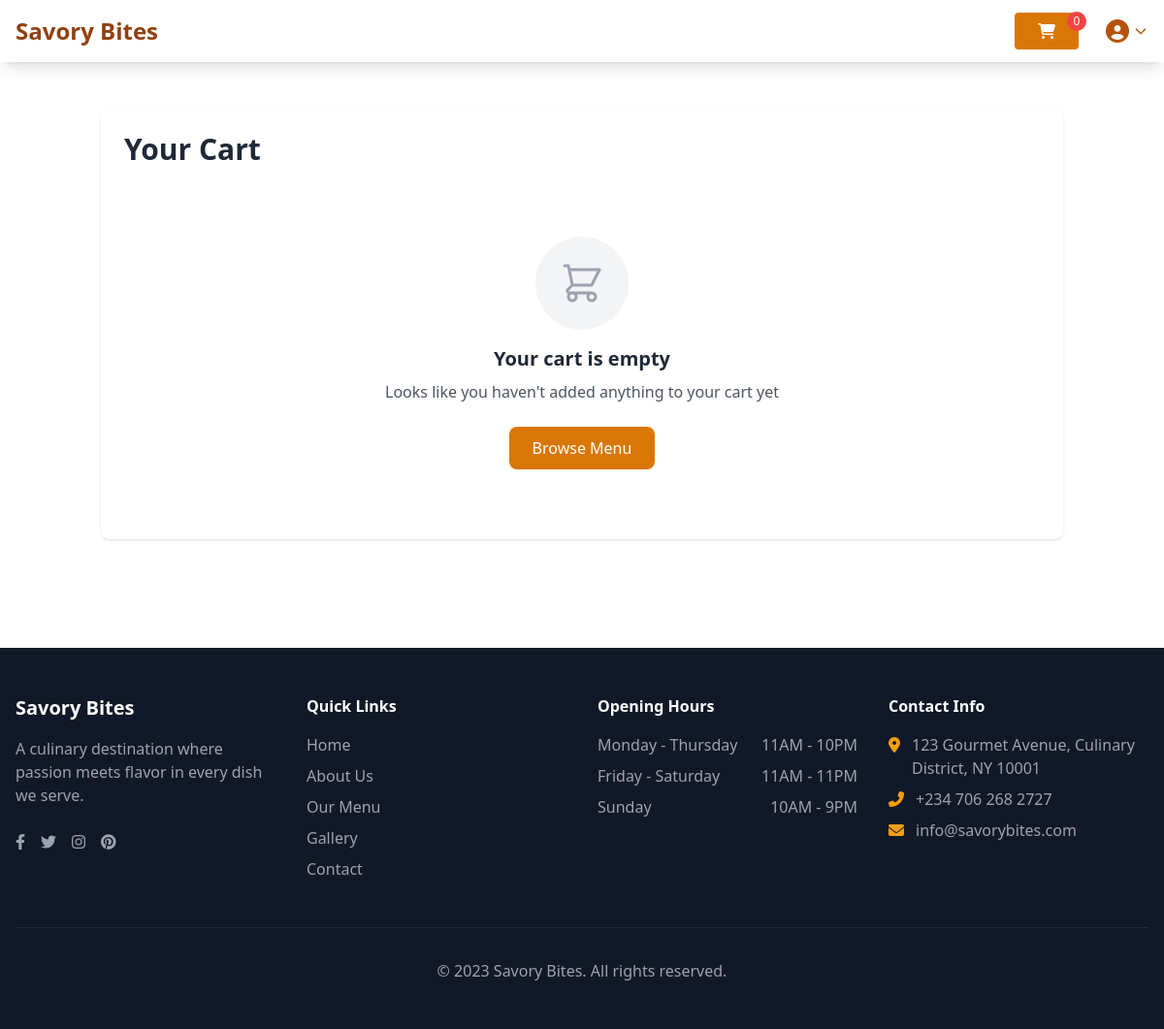
The app's page /cart/ (signed in), older data.
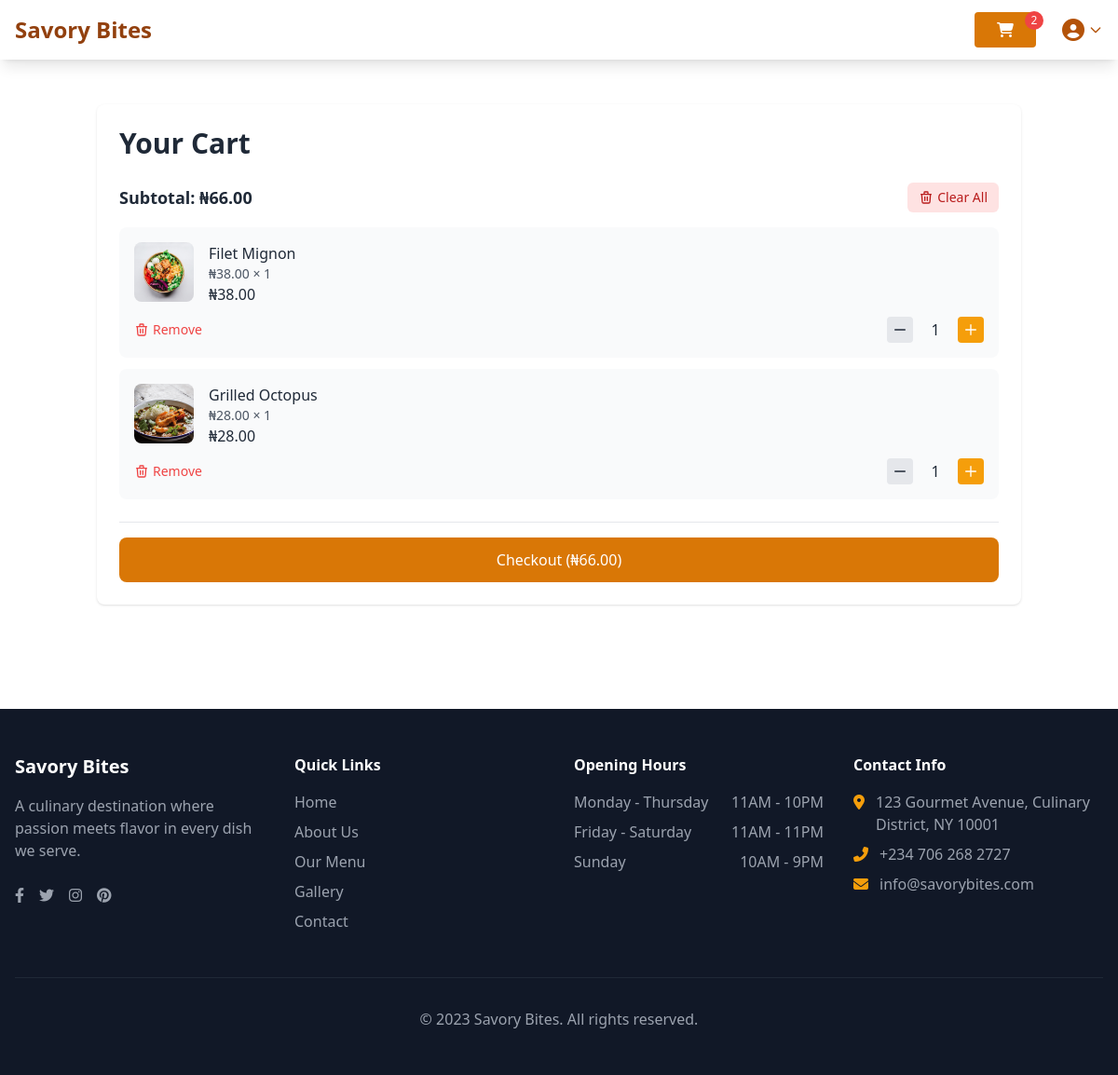
The same page, newer data.
### savorybites/models.py (models this page shows, shortened)
class CartItem(models.Model):
    user = models.ForeignKey(User, on_delete=models.CASCADE, null=True, blank=True)
    session_key = models.CharField(max_length=40, null=True, blank=True)
    menu_item = models.ForeignKey(Menu, on_delete=models.CASCADE)
    quantity = models.PositiveIntegerField(default=1)
    subtotal = models.DecimalField(max_digits=10, decimal_places=2, default=0)
    created_at = models.DateTimeField(auto_now_add=True)
    @property
    def subtotal(self):
        return self.menu_item.price * self.quantity
    @subtotal.setter
    def subtotal(self, value):
        self._subtotal = value
        return f"{self.quantity}x {self.menu_item.name}"
    class Meta:
        verbose_name_plural = "Cart Items"

class Menu(models.Model):
    class CategoryChoices(models.TextChoices):
        STARTER = 'ST', 'Starter'
        MAIN_COURSE = 'MC', 'Main Course'
        DESSERT = 'DE', 'Dessert'
        DRINKS = 'DR', 'Drinks'
        SNACKS = 'SN', 'Snacks'
    name = models.CharField(max_length=100)
    description = models.TextField()
    price = models.DecimalField(max_digits=10, decimal_places=2)
    image = models.ImageField(upload_to='menu_images/')
    category = models.CharField(max_length=50, choices=CategoryChoices.choices, default=CategoryChoices.MAIN_COURSE)
    is_available = models.BooleanField(default=True)
    class Meta:
         verbose_name_plural = "Menu"

### savorybites/views.py (the view)
# urls.py: path('cart/', views.view_cart, name='view_cart'),
def view_cart(request):
    if request.user.is_authenticated:
        cart_items = CartItem.objects.filter(user=request.user).select_related('menu_item')
    else:
        session_key = request.session.session_key
        if not session_key:
            request.session.create()
            session_key = request.session.session_key
        cart_items = CartItem.objects.filter(session_key=session_key, user__isnull=True).select_related('menu_item')
    cart_count = cart_items.count()
    total = sum(item.menu_item.price * item.quantity for item in cart_items)
    context = {
        'cart_items': cart_items,
        'total': total,
        'cart_count': cart_count,
    }
    return render(request, 'utilities/cart.html', context)

### savorybites/templates/utilities/cart.html (shortened to what this page needs)
{% extends 'layout.html' %}
{% block content %}
<div class="max-w-5xl mx-auto px-4 py-8">
    <div class="bg-white rounded-lg shadow p-6">
        <h1 class="text-3xl font-bold mb-6">Your Cart</h1>
        <div id="cart-container">
            {% if cart_items %}
            <div id="cart-content">
                <div class="flex justify-between items-center mb-4">
                    <div class="text-lg font-semibold">
                        Subtotal: <span id="cart-subtotal">₦{{ total }}</span>
                    </div>
                    <button id="clear-cart-btn" class="bg-red-100 hover:bg-red-200 text-red-700 px-3 py-1.5 rounded-md text-sm flex items-center gap-1 transition-colors">
                        <svg class="w-4 h-4" fill="none" stroke="currentColor" viewBox="0 0 24 24">
                            <path stroke-linecap="round" stroke-linejoin="round" stroke-width="2" d="M19 7l-.867 12.142A2 2 0 0116.138 21H7.862a2 2 0 01-1.995-1.858L5 7m5 4v6m4-6v6m1-10V4a1 1 0 00-1-1h-4a1 1 0 00-1 1v3M4 7h16"/>
                        </svg>
                        Clear All
                    </button>
                </div>
                <div id="cart-items" class="space-y-3">
                    {% for item in cart_items %}
                    <div class="cart-item bg-gray-50 p-4 rounded-lg" data-item-id="{{ item.id }}">
                        <div class="flex gap-4 mb-3">
                            <img src="{{ item.menu_item.image.url }}" alt="{{ item.menu_item.name }}" class="w-16 h-16 object-cover rounded-lg flex-shrink-0">
                            <div class="flex-grow">
                                <h3 class="font-medium">{{ item.menu_item.name }}</h3>
                                <div class="text-sm text-gray-600">
                                    ₦{{ item.menu_item.price }} × <span class="item-quantity">{{ item.quantity }}</span>
                                </div>
                                <div class="font-medium item-subtotal">₦{{ item.subtotal }}</div>
                            </div>
                        </div>
                        <div class="flex justify-between items-center">
                            <button class="remove-item text-red-500 hover:text-red-700 text-sm flex items-center gap-1 transition-colors">
                                <svg class="w-4 h-4" fill="none" stroke="currentColor" viewBox="0 0 24 24">
                                    <path stroke-linecap="round" stroke-linejoin="round" stroke-width="2" d="M19 7l-.867 12.142A2 2 0 0116.138 21H7.862a2 2 0 01-1.995-1.858L5 7m5 4v6m4-6v6m1-10V4a1 1 0 00-1-1h-4a1 1 0 00-1 1v3M4 7h16"/>
                                </svg>
                                Remove
                            </button>
                            <div class="flex items-center gap-1">
                                <button class="quantity-btn decrease w-7 h-7 flex items-center justify-center bg-gray-200 hover:bg-gray-300 rounded transition-colors">
                                    <svg class="w-4 h-4" fill="none" stroke="currentColor" viewBox="0 0 24 24">
                                        <path stroke-linecap="round" stroke-linejoin="round" stroke-width="2" d="M20 12H4"/>
                                    </svg>
                                </button>
                                <span class="quantity-display px-2 w-10 text-center">{{ item.quantity }}</span>
                                <button class="quantity-btn increase w-7 h-7 flex items-center justify-center bg-amber-500 hover:bg-amber-600 text-white rounded transition-colors">
                                    <svg class="w-4 h-4" fill="none" stroke="currentColor" viewBox="0 0 24 24">
                                        <path stroke-linecap="round" stroke-linejoin="round" stroke-width="2" d="M12 4v16m8-8H4"/>
                                    </svg>
                                </button>
                            </div>
                        </div>
                    </div>
                    {% endfor %}
                </div>
                <div class="mt-6 pt-4 border-t">
                    <button id="checkoutButton" class="w-full bg-amber-600 hover:bg-amber-700 text-white py-3 rounded-lg font-medium transition-colors">
                        Checkout (₦<span id="checkout-total">{{ total }}</span>)
                    </button>
                </div>
            </div>
            {% else %}
            <div id="empty-cart" class="text-center py-12">
                <div class="mx-auto w-24 h-24 bg-gray-100 rounded-full flex items-center justify-center mb-4">
                </div>
                <h2 class="text-xl font-bold mb-2">Your cart is empty</h2>
                <p class="text-gray-600 mb-6">Looks like you haven't added anything to your cart yet</p>
                <a href="{% url 'menu' %}" class="inline-block bg-amber-600 hover:bg-amber-700 text-white px-6 py-2.5 rounded-lg transition-colors">
                    Browse Menu
                </a>
            </div>
            {% endif %}
        </div>
    </div>
</div>
{% endblock %}

### savorybites/templates/layout.html (shortened to what this page needs)
{% load static %}
<!DOCTYPE html>
<html lang="en">
<head>
    <script src="https://cdn.tailwindcss.com"></script>
    <link rel="stylesheet" href="https://cdn.jsdelivr.net/npm/notyf@3/notyf.min.css">
    <link rel="stylesheet" href="https://cdnjs.cloudflare.com/ajax/libs/font-awesome/6.4.0/css/all.min.css">
</head>
<body class="font-sans text-gray-800">
    <nav class="bg-white shadow-lg fixed w-full z-50">
        <div class="max-w-7xl mx-auto px-4">
            <div class="flex justify-between items-center py-4">
                <div class="flex items-center">
                    <a href="{% url 'index' %}" class="text-2xl font-bold text-amber-800">Savory Bites</a>
                </div>
                <div class="flex items-center space-x-4">
                    {% block cart %}
                    <a href="{% url 'view_cart' %}" class="relative cursor-pointer mr-3">
                        <span class="cursor-pointer bg-amber-600 text-white px-6 py-2 rounded hover:bg-amber-700 transition">
                            <i class="fas fa-shopping-cart"></i>
                        </span>
                        <span id="cartCount" class="absolute -top-2 -right-2 bg-red-500 text-white text-xs w-5 h-5 rounded-full flex items-center justify-center">
                            {{ cart_count }}
                        </span>
                    </a>
                    {% endblock cart %}
                    <div class="relative">
                        <button id="userDropdownBtn" type="button" class="flex items-center focus:outline-none">
                            <i class="fas fa-user-circle text-2xl text-amber-700"></i>
                            <svg class="w-4 h-4 ml-1 text-amber-700" fill="none" stroke="currentColor" viewBox="0 0 24 24">
                                <path stroke-linecap="round" stroke-linejoin="round" stroke-width="2" d="M19 9l-7 7-7-7"/>
                            </svg>
                        </button>
                    </div>
                </div>
            </div>
        </div>
    </nav>
    <section class="py-20">
    {% block content %}{% endblock content %}
    </section>
    {% block footer %}
    {% include "utilities/footer.html" %}
    {% endblock footer %}
</body>
</html>

### savorybites/templates/utilities/footer.html (shortened to what this page needs)
{% load static %}
<footer class="bg-gray-900 text-white py-12">
    <div class="max-w-7xl mx-auto px-4">
        <div class="grid grid-cols-1 md:grid-cols-4 gap-8">
            <div>
                <h3 class="text-xl font-bold mb-4">Savory Bites</h3>
                <p class="text-gray-400">A culinary destination where passion meets flavor in every dish we serve.</p>
                <div class="flex space-x-4 mt-6">
                    <a href="#" class="text-gray-400 hover:text-white transition"><i class="fab fa-facebook-f"></i></a>
                    <a href="#" class="text-gray-400 hover:text-white transition"><i class="fab fa-twitter"></i></a>
                    <a href="#" class="text-gray-400 hover:text-white transition"><i class="fab fa-instagram"></i></a>
                    <a href="#" class="text-gray-400 hover:text-white transition"><i class="fab fa-pinterest"></i></a>
                </div>
            </div>
            <div>
                <h4 class="font-bold mb-4">Quick Links</h4>
                <ul class="space-y-2">
                    <li><a href="#home" class="text-gray-400 hover:text-white transition">Home</a></li>
                    <li><a href="#about" class="text-gray-400 hover:text-white transition">About Us</a></li>
                    <li><a href="#menu" class="text-gray-400 hover:text-white transition">Our Menu</a></li>
                    <li><a href="#gallery" class="text-gray-400 hover:text-white transition">Gallery</a></li>
                    <li><a href="#contact" class="text-gray-400 hover:text-white transition">Contact</a></li>
                </ul>
            </div>
            <div>
                <h4 class="font-bold mb-4">Opening Hours</h4>
                <ul class="space-y-2 text-gray-400">
                    <li class="flex justify-between"><span>Monday - Thursday</span> <span>11AM - 10PM</span></li>
                    <li class="flex justify-between"><span>Friday - Saturday</span> <span>11AM - 11PM</span></li>
                    <li class="flex justify-between"><span>Sunday</span> <span>10AM - 9PM</span></li>
                </ul>
            </div>
            <div>
                <h4 class="font-bold mb-4">Contact Info</h4>
                <ul class="space-y-2 text-gray-400">
                    <li class="flex items-start">
                        <i class="fas fa-map-marker-alt mt-1 mr-3 text-amber-500"></i>
                        <span>123 Gourmet Avenue, Culinary District, NY 10001</span>
                    </li>
                    <li class="flex items-center">
                        <i class="fas fa-phone-alt mr-3 text-amber-500"></i>
                        <span><a href="tel:+2347062682727">+234 706 268 2727</a></span>
                    </li>
                    <li class="flex items-center">
                        <i class="fas fa-envelope mr-3 text-amber-500"></i>
                        <span><a href="mailto:joachimigwebuike@gmail.com">info@savorybites.com</a></span>
                    </li>
                </ul>
            </div>
        </div>
        <div class="border-t border-gray-800 mt-12 pt-8 text-center text-gray-400">
            <p>&copy; 2023 Savory Bites. All rights reserved.</p>
        </div>
    </div>
</footer>

Row changes from the older to the newer data that the page shows:
added CartItem: menu_item.image (picture), menu_item.name "Filet Mignon", menu_item.price "38.00", quantity "1", subtotal "38.00"
added CartItem: menu_item.image (picture), menu_item.name "Grilled Octopus", menu_item.price "28.00", quantity "1", subtotal "28.00"
Text that changed along with them:
{{ cart_count }}: "0" → "2"
{{ total }}: (not shown) → "66.00"
text no longer shown: "Your cart is empty Looks like you haven't added anything to your cart yet Browse Menu"
text now shown: "Subtotal: ₦ Clear All Checkout (₦ )"
